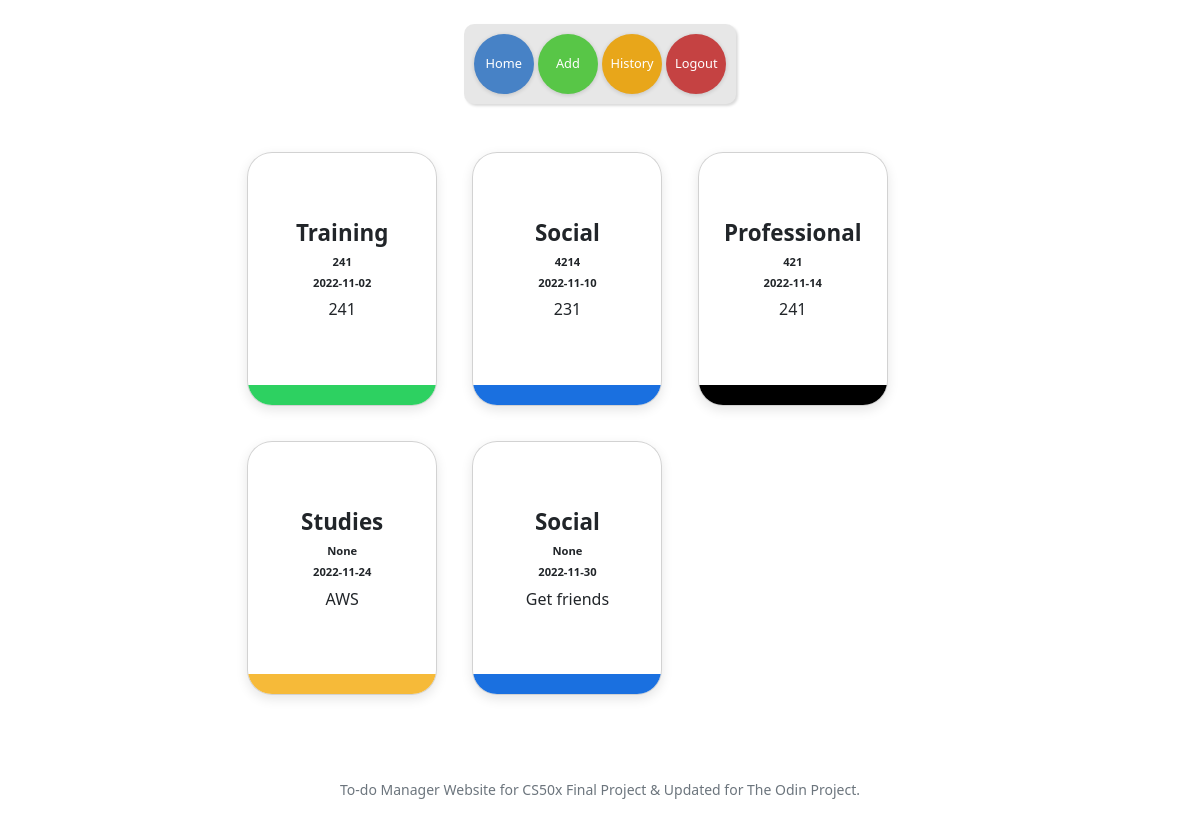
Before: / (signed in) with the older database file.
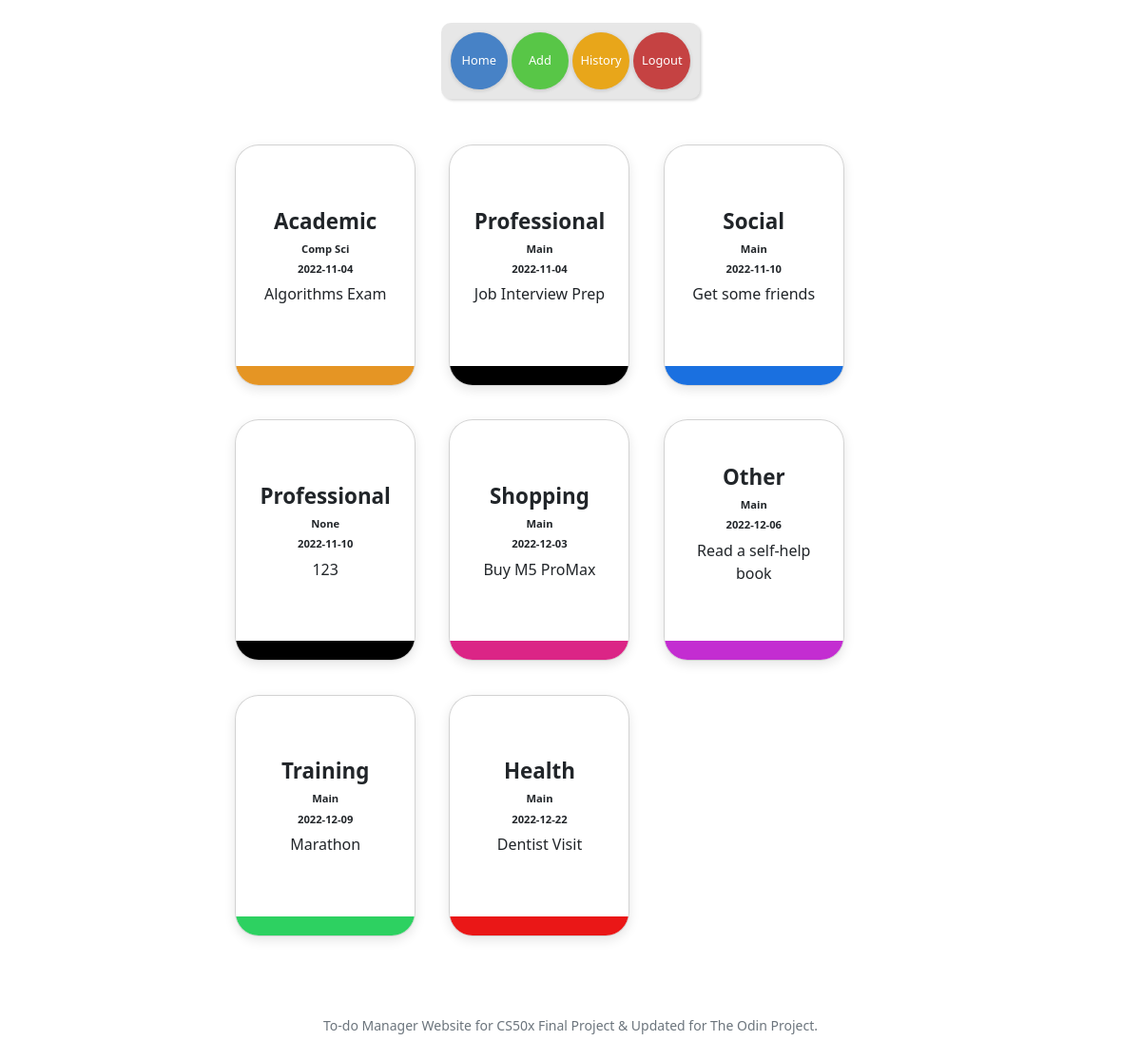
After: the same page with the newer database file.
### tables this page shows
CREATE TABLE todo (id INTEGER, categories TEXT, description TEXT, date TEXT, list TEXT, FOREIGN KEY (id) REFERENCES users (id));

### app.py (the view)
@app.route("/")
@login_required
def index():
    userid = session["user_id"]
    usertodo = cursor.execute(
        "SELECT * FROM todo WHERE id = ? ORDER BY date ASC", [userid]
    )
    usertodo = usertodo.fetchall()
    return render_template("index.html", usertodo=usertodo)

### app.py (called while the page is built)
@app.after_request
def after_request(response):
    response.headers["Cache-Control"] = "no-cache, no-store, must-revalidate"
    response.headers["Expires"] = 0
    response.headers["Pragma"] = "no-cache"
    return response

### helpers.py (called while the page is built)
def login_required(f):
    @wraps(f)
    def decorated_function(*args, **kwargs):
        if session.get("user_id") is None:
            return redirect("/login")
        return f(*args, **kwargs)
    return decorated_function

### templates/index.html (shortened to what this page needs)
{% extends "layout.html" %}
{% block main %}
<body>
    <div class="containerBody" ;">
        {% for key in usertodo %}
        <div class="cardContainer">
            <div class="card {{key.categories}}">
                <div class="colorBar"></div>
                <div class="top">
                    <h5>{{ key.categories }}</h5>
                    <h6>{{key.list}}</h6>
                    <h6>{{key.date}}</h6>
                    <p>{{key.description}}</p>
                </div>
                <div class="buttons">
                </div>
            </div>
        </div>
        {% endfor %}
    </div>
{% endblock %}

### templates/layout.html (shortened to what this page needs)
<!DOCTYPE html>
<html lang="en">
    <head>
        <link href="https://cdn.jsdelivr.net/npm/bootstrap@5.2.0/dist/css/bootstrap.min.css" rel="stylesheet">
        <link href="/static/styles.css" rel="stylesheet">
    </head>
    <body>
        <nav>    <div class="centerNav">
                    {% if session["user_id"] %}
                    <button class="home" onclick = "homeButtonNav()">Home</button>
                     <button class="add" onclick="showForm()">Add</button>
                     <button class="history" onclick = "historyButtonNav()">History</button>
                     <button class="logout" onclick = "logoutButtonNav()">Logout</button>
                {% else %}
                <button class="login" onclick = "loginButtonNav()">Login</button>
                <button class="register" onclick = "registerButtonNav()">Register</button>
                {% endif %}
        </nav>
        <main class="container-fluid py-5 text-center">
            {% block main %}{% endblock %}
        </main>
        <footer class="mb-5 small text-center text-muted">
            To-do Manager Website for CS50x Final Project & Updated for The Odin Project.
        </footer>
    </body>
</html>

### static/styles.css (style rules this page uses)
body { background-color: white; }
nav { margin-top: 2%; display: flex; justify-content: center; gap: 5px; }
.centerNav { background-color: rgba(4, 4, 4, 0.093); padding: 10px; border-radius: 10px; box-shadow: rgba(0, 0, 0, 0.15) 1.95px 1.95px 2.6px; }
nav button { width: 60px; height: 60px; border-radius: 100%; color: white; background-color: rgb(232, 166, 26); border: none; transition: 0.5s; font-size: 0.8rem; box-shadow: rgba(0, 0, 0, 0.16) 0px 1px 4px; transition: 0.5s; }
.add { background-color: rgb(88, 198, 71); }
.home { background-color: rgb(71, 130, 198); }
.logout { background-color: rgb(197, 66, 66); }
.containerBody { margin: 0 20%; display: flex; flex-wrap: wrap; gap: 5%; }
.cardContainer { margin-bottom: 5%; }
.cardContainer .card { position: relative; width: 190px; height: 254px; border-radius: 25px; background: #ffffffd0; padding: 20px; box-shadow: rgba(0, 0, 0, 0.1) 0px 4px 12px; transition: all 0.2s ease; display: flex; flex-direction: column; justify-content: space-between; overflow: hidden; }
.cardContainer .card .top h6 { font-size: 0.7rem; font-weight: bold; }
.cardContainer .card .top h5 { position: relative; font-size: 1.4rem; font-weight: bold; }
.cardContainer .card .colorBar { position: relative; width: 150%; height: 20%; top: 100%; left: -20%; right: 0; }
.cardContainer .card.Professional .colorBar { background-color: black; }
.cardContainer .card.Academic .colorBar { background-color: rgb(229, 149, 36); }
.cardContainer .card.Social .colorBar { background-color: rgb(26, 112, 224); }
.cardContainer .card.Other .colorBar { background-color: rgb(195, 45, 209); }
.cardContainer .card.Training .colorBar { background-color: rgb(45, 209, 97); }
.cardContainer .card.Shopping .colorBar { background-color: rgb(219, 37, 134); }
.cardContainer .card.Health .colorBar { background-color: rgb(234, 23, 23); }
.card .buttons { width: 100%; height: auto; display: flex; justify-content: center; gap: 10%; margin-bottom: 15%; }

Changed rows visible on the page:
removed todo: categories "Professional", list "421", date "2022-11-14", description "241"
removed todo: categories "Studies", list "None", date "2022-11-24", description "AWS"
removed todo: categories "Social", list "None", date "2022-11-30", description "Get friends"
added todo: categories "Academic", list "Comp Sci", date "2022-11-04", description "Algorithms Exam"
added todo: categories "Professional", list "Main", date "2022-11-04", description "Job Interview Prep"
changed todo "Social": list "4214" → "Main"; description "231" → "Get some friends"; moves up the list
added todo: categories "Professional", list "None", date "2022-11-10", description "123"
added todo: categories "Shopping", list "Main", date "2022-12-03", description "Buy M5 ProMax"
added todo: categories "Other", list "Main", date "2022-12-06", description "Read a self-help book"
changed todo "Training": list "241" → "Main"; date "2022-11-02" → "2022-12-09"; description "241" → "Marathon"
added todo: categories "Health", list "Main", date "2022-12-22", description "Dentist Visit"
